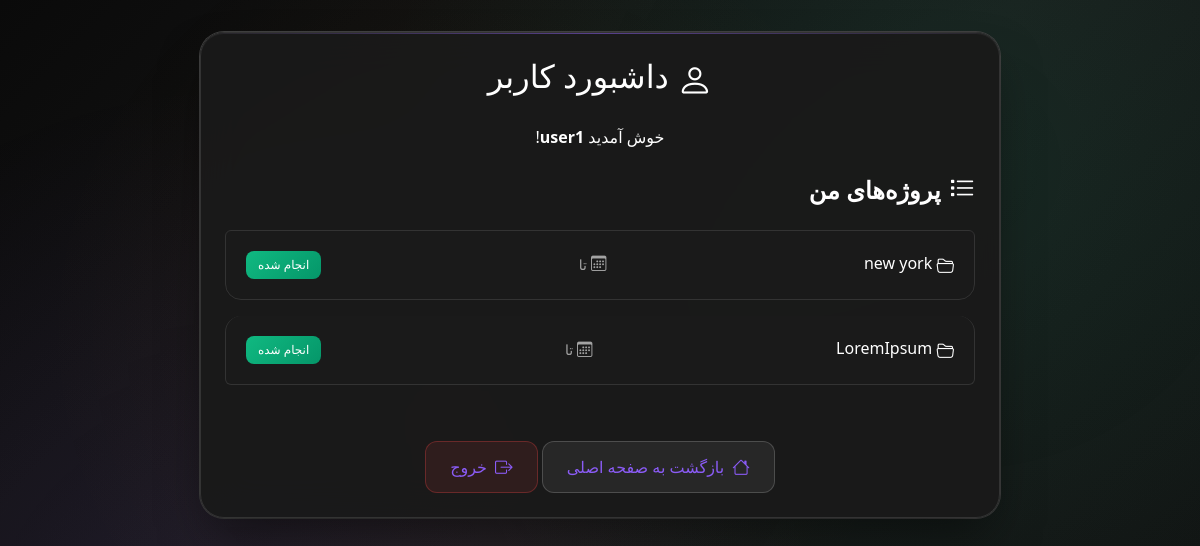
The page /user-dashboard/ (signed in) on the database its author committed.
### projects/models.py (models this page shows, shortened)
class Project(models.Model):
    name = models.CharField(max_length=200, verbose_name='نام پروژه')
    description = models.TextField(blank=True, verbose_name='توضیحات')
    start_date = models.DateField(verbose_name='تاریخ شروع')
    end_date = models.DateField(null=True, blank=True, verbose_name='تاریخ پایان')
    created_at = models.DateTimeField(auto_now_add=True, verbose_name='تاریخ ایجاد')
    updated_at = models.DateTimeField(auto_now=True, verbose_name='تاریخ ویرایش')
    assignee = models.ForeignKey(User, on_delete=models.SET_NULL, null=True, blank=True, related_name='assigned_projects', verbose_name='کاربر مسئول')
    is_done = models.BooleanField(default=False, verbose_name='انجام شده')

### projects/views.py (the view)
# urls.py: path('user-dashboard/', user_dashboard, name='user-dashboard'),
@login_required
def user_dashboard(request):
    if request.user.is_superuser:
        return redirect('admin-dashboard')
    user_projects = request.user.assigned_projects.all().order_by('-created_at')
    return render(request, 'user_dashboard.html', {'projects': user_projects})

### projects/templatetags/jalali_filters.py (called while the page is built)
@register.filter
def to_jalali(value, fmt='%Y/%m/%d'):
    if not value:
        return ''
    try:
        return jdatetime.datetime.fromgregorian(datetime=value).strftime(fmt)
    except Exception:
        return value

### templates/user_dashboard.html (shortened to what this page needs)
{% load jalali_filters %}
{% load static %}
<!DOCTYPE html>
<html lang="fa" dir="rtl">
<head>
    <link href="https://cdn.jsdelivr.net/npm/bootstrap@5.3.3/dist/css/bootstrap.rtl.min.css" rel="stylesheet">
    <link href="https://cdn.fontcdn.ir/Font/Persian/Vazir/Vazir.css" rel="stylesheet">
    <link rel="stylesheet" href="https://cdn.jsdelivr.net/npm/bootstrap-icons@1.11.3/font/bootstrap-icons.css">
    <link rel="stylesheet" href="{% static 'base_style.css' %}">
</head>
<body>
<div class="container p-4 text-center fade-in">
    <h2 class="mb-4"><i class="bi bi-person"></i> داشبورد کاربر</h2>
    <p>خوش آمدید <strong>{{ request.user.username }}</strong>!</p>
    {% if projects %}
        <h4 class="mt-4"><i class="bi bi-list-task"></i> پروژه‌های من</h4>
        <ul class="list-group mb-4">
        {% for project in projects %}
            <li class="list-group-item d-flex justify-content-between align-items-center fade-in" style="animation-delay: {{ forloop.counter0|add:1 }}00ms;">
                <span><i class="bi bi-folder2-open"></i> {{ project.name }}</span>
                <span class="text-muted small"><i class="bi bi-calendar3"></i> {{ project.start_date|to_jalali }}{% if project.end_date %} تا {{ project.end_date|to_jalali }}{% endif %}</span>
                {% if not project.is_done %}
                    <form method="post" action="{% url 'mark-project-done' project.pk %}" style="display:inline;">
                        {% csrf_token %}
                        <button type="submit" class="btn btn-success btn-sm btn-modern ms-2">انجام شد</button>
                    </form>
                {% else %}
                    <span class="badge bg-success">انجام شده</span>
                {% endif %}
            </li>
        {% endfor %}
        </ul>
    {% else %}
        <div class="alert alert-info mt-4 fade-in"><i class="bi bi-info-circle"></i> هیچ پروژه‌ای به شما منسوب نشده است.</div>
    {% endif %}
    <a href="/" class="btn btn-outline-secondary btn-modern mt-3"><i class="bi bi-house"></i> بازگشت به صفحه اصلی</a>
    <a href="/logout/" class="btn btn-outline-danger btn-modern mt-3"><i class="bi bi-box-arrow-right"></i> خروج</a>
</div>
</body>
</html>

### static/base_style.css (style rules this page uses)
:root { --primary-color: #8b5cf6; --primary-dark: #7c3aed; --secondary-color: #10b981; --accent-color: #f59e0b; --danger-color: #ef4444; --warning-color: #f97316; --info-color: #06b6d4; --dark-bg: #0a0a0a; --darker-bg: #050505; --card-bg: #1a1a1a; --card-hover: #252525; --glass-bg: rgba(26, 26, 26, 0.95); --glass-hover: rgba(37, 37, 37, 0.95); --text-primary: #ffffff; --text-secondary: #a3a3a3; --text-muted: #737373; --text-light: #f5f5f5; --border-color: #333333; --border-light: #404040; --border-hover: #525252; --shadow-dark: rgba(0, 0, 0, 0.5); --shadow-light: rgba(255, 255, 255, 0.05); }
* { margin: 0; padding: 0; box-sizing: border-box; }
body { font-family: 'Vazir', 'Segoe UI', Tahoma, Geneva, Verdana, sans-serif; background: linear-gradient(135deg, #0a0a0a 0%, #1a1a1a 50%, #0f0f0f 100%); min-height: 100vh; direction: rtl; color: var(--text-primary); line-height: 1.6; overflow-x: hidden; position: relative; }
body::before { content: ''; position: fixed; top: 0; left: 0; width: 100%; height: 100%; background: radial-gradient(circle at 20% 80%, rgba(139, 92, 246, 0.1) 0%, transparent 50%), radial-gradient(circle at 80% 20%, rgba(16, 185, 129, 0.1) 0%, transparent 50%), radial-gradient(circle at 40% 40%, rgba(245, 158, 11, 0.05) 0%, transparent 50%); pointer-events: none; z-index: -1; }
.container { max-width: 800px; margin: 2rem auto; background: var(--glass-bg); backdrop-filter: blur(20px); border-radius: 24px; border: 1px solid var(--border-color); box-shadow: 0 25px 50px -12px var(--shadow-dark), 0 0 0 1px var(--border-light), inset 0 1px 0 var(--shadow-light); padding: 2.5rem; position: relative; overflow: hidden; transition: all 0.3s ease; }
.container::before { content: ''; position: absolute; top: 0; left: 0; right: 0; height: 1px; background: linear-gradient(90deg, transparent, var(--primary-color), transparent); opacity: 0.5; }
h4 { color: var(--text-primary); font-weight: 600; margin-bottom: 1.5rem; display: flex; align-items: center; gap: 0.5rem; }
.btn { border-radius: 12px; font-weight: 500; padding: 0.75rem 1.5rem; transition: all 0.3s cubic-bezier(0.4, 0, 0.2, 1); position: relative; overflow: hidden; border: none; text-decoration: none; display: inline-flex; align-items: center; gap: 0.5rem; color: var(--text-primary); }
.btn::before { content: ''; position: absolute; top: 0; left: -100%; width: 100%; height: 100%; background: linear-gradient(90deg, transparent, rgba(255, 255, 255, 0.1), transparent); transition: left 0.5s; }
.btn-outline-danger { background: rgba(239, 68, 68, 0.1); color: var(--danger-color); border: 1px solid rgba(239, 68, 68, 0.3); }
.btn-outline-secondary { background: rgba(163, 163, 163, 0.1); color: var(--text-secondary); border: 1px solid rgba(163, 163, 163, 0.3); }
.list-group-item { background: var(--card-bg); backdrop-filter: blur(10px); border: 1px solid var(--border-color); border-radius: 16px; margin-bottom: 1rem; padding: 1.25rem; transition: all 0.3s cubic-bezier(0.4, 0, 0.2, 1); color: var(--text-primary); text-decoration: none; display: flex; justify-content: space-between; align-items: center; flex-wrap: wrap; gap: 1rem; }
.list-group-item .text-muted { color: var(--text-secondary) !important; font-size: 0.875rem; display: flex; align-items: center; gap: 0.25rem; }
.fade-in { opacity: 0; transform: translateY(30px); animation: fadeInUp 0.8s cubic-bezier(0.4, 0, 0.2, 1) forwards; }
.bi { font-size: 1.1em; vertical-align: middle; }
p, span, div, h1, h2, h3, h4, h5, h6, label, dt, dd, li, a { color: var(--text-primary); }
.text-muted { color: var(--text-secondary) !important; }
a { color: var(--primary-color); text-decoration: none; transition: color 0.3s; }
strong, b { color: var(--text-primary); font-weight: 600; }
.list-group-item { color: var(--text-primary) !important; }
.btn { color: inherit; }
.btn-outline-danger { color: #f87171; }
.btn-outline-secondary { color: var(--text-secondary); }
.container p { color: var(--text-primary); }
.container h2 { color: var(--text-primary); }
.container a { color: var(--primary-color); }
.badge { border-radius: 8px; font-weight: 500; padding: 0.5rem 0.75rem; }
.bg-success { background: linear-gradient(135deg, var(--secondary-color), #059669) !important; }
.badge { font-size: 0.75rem; padding: 0.5rem 0.75rem; border-radius: 8px; font-weight: 500; }

### rows shown on the page
Project: name "new york", is_done "انجام شده"
Project: name "LoremIpsum", is_done "انجام شده"

### other values the page prints
{{ request.user.username }} "user1"
